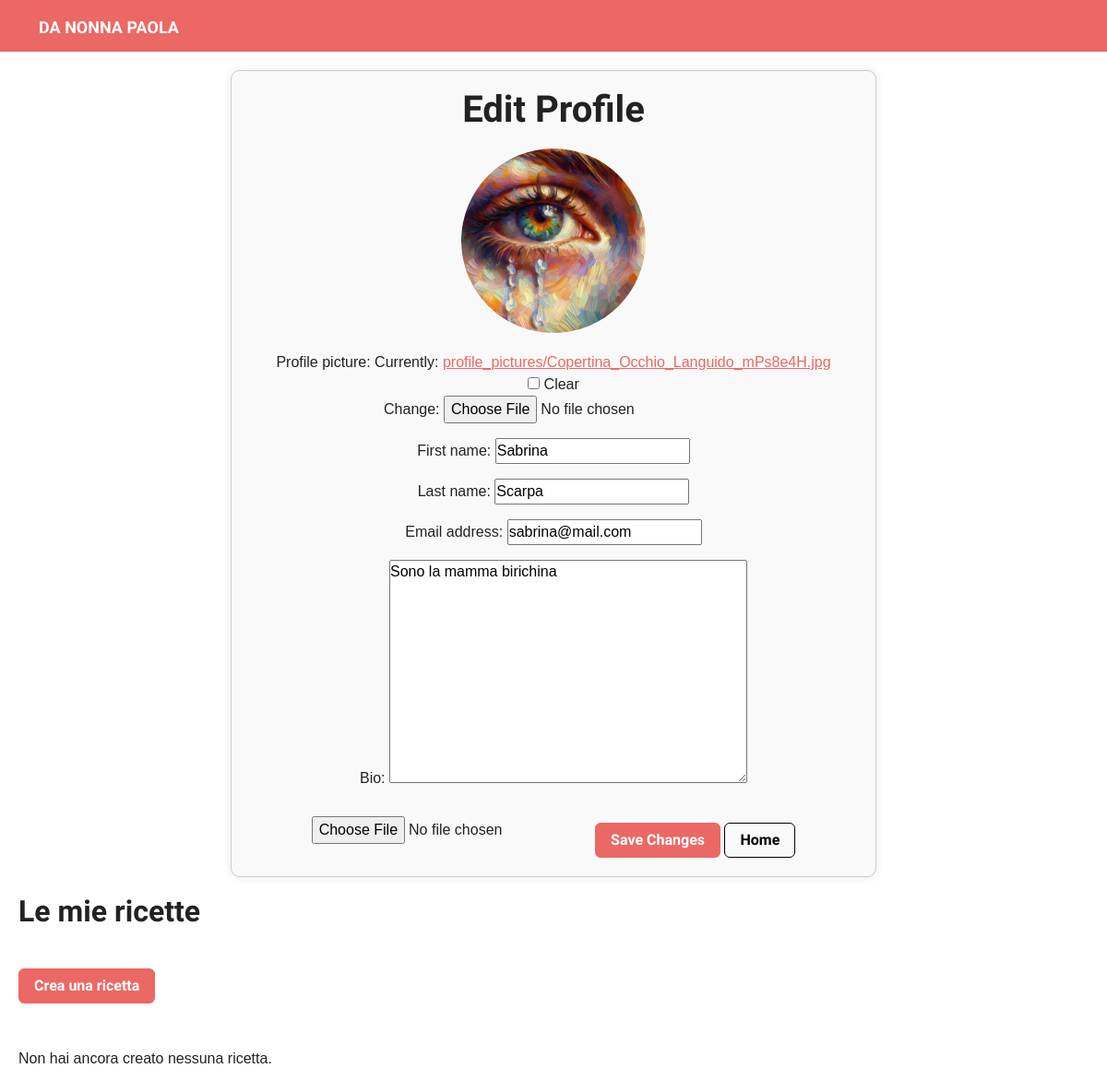
Page /my-profile (signed in) on the earlier database version.
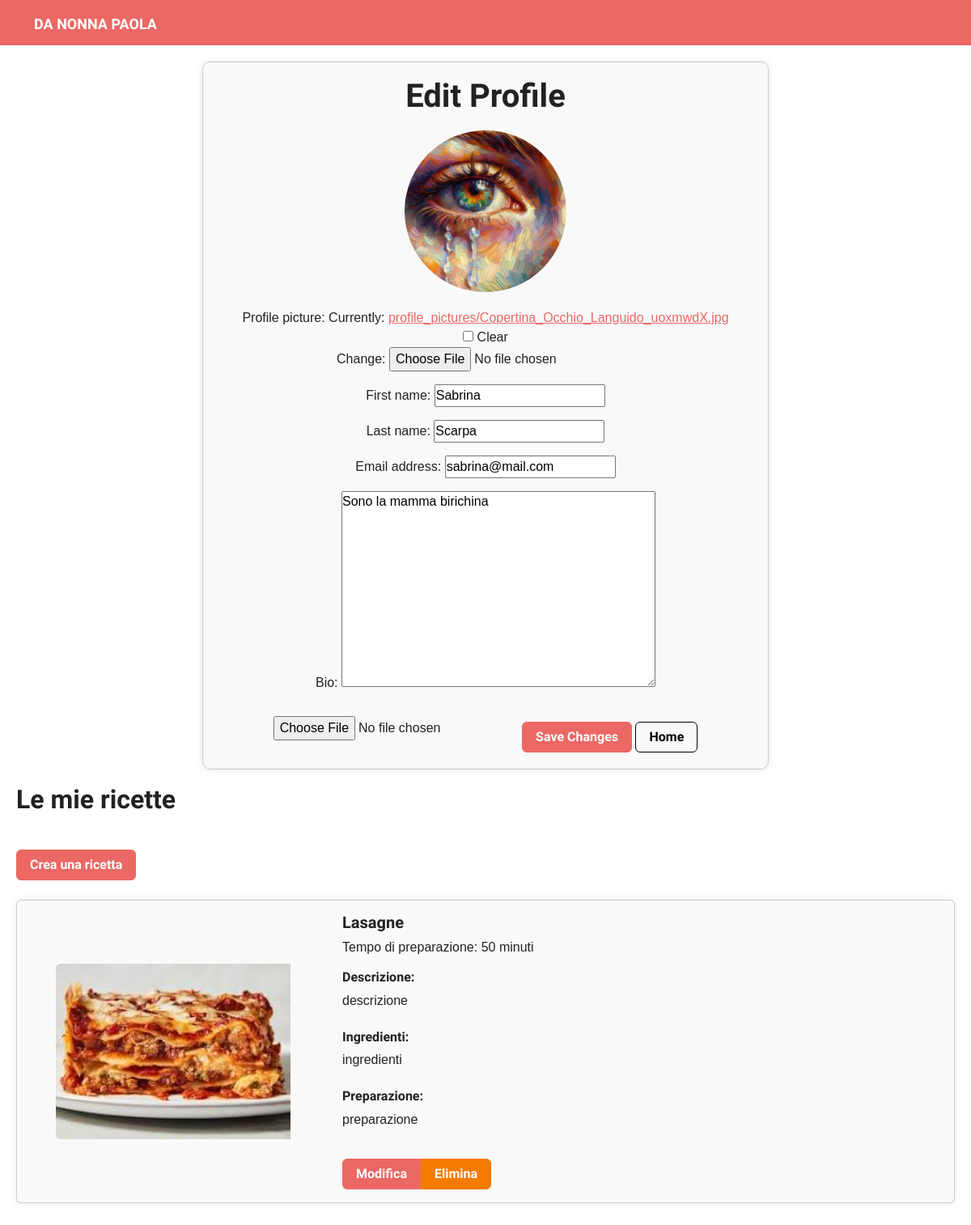
Same page on the later database version.
### pages/models.py (models this page shows, shortened)
class CustomUser(AbstractUser):
    bio = models.TextField(blank=True, null=True)
    profile_picture = models.ImageField(upload_to='profile_pictures/', blank=True, null=True)

class Recipe(models.Model):
    user = models.ForeignKey(settings.AUTH_USER_MODEL, related_name='recipes_created', on_delete=models.CASCADE)
    title = models.CharField(max_length=200)
    slug = models.SlugField(max_length=200, blank=True)
    image = models.ImageField(upload_to='recipes/%Y/%m/%d')
    description = models.TextField("Description")
    ingredients = models.TextField("Ingredients")
    preparation = models.TextField("Preparation")
    preparation_time = models.IntegerField("Preparation Time (minutes)", default=0)
    created = models.DateField(auto_now_add=True, db_index=True)

### pages/views.py (the view)
# urls.py: path("my-profile", views.my_profile, name="my-profile"),
@login_required
def my_profile(request):
    if request.method == 'POST':
        form = UpdateProfileForm(request.POST, request.FILES, instance=request.user)
        if form.is_valid():
            form.save()
            return redirect("my-profile")
    else:
        form = UpdateProfileForm(instance=request.user)
    return render(request, 'pages/my-profile.html', {'form': form})

### pages/forms.py
class UpdateProfileForm(forms.ModelForm):
    class Meta:
        model = CustomUser
        fields = ['profile_picture', 'first_name', 'last_name', 'email', 'bio']
        widgets = {
            'bio': forms.Textarea(attrs={'placeholder': 'Inserisci la tua bio', 'class': 'bio-textarea'}),
        }

### pages/templates/pages/my-profile.html (shortened to what this page needs)
<!DOCTYPE html>
<html lang="en">
<head>
    <link rel="stylesheet" href="https://bootswatch.com/5/journal/bootstrap.min.css">
</head>
<body>
<header>
    <nav class="navbar navbar-expand-lg navbar-dark bg-primary">
        <div class="container">
            <a class="navbar-brand" href="/">DA NONNA PAOLA</a>
        </div>
    </nav>
</header>
<main>
    <div class="profile-page">
        <div class="profile-form">
            <h1>Edit Profile</h1>
            {% load static %}
            {% if request.user.profile_picture %}
                <a href="{{ request.user.profile_picture.url }}" target="_blank">
                    <img id="current-profile-picture" class="profile-picture" src="{{ request.user.profile_picture.url }}" alt="Profile Picture">
                </a>
            {% else %}
                <p>No profile picture uploaded yet.</p>
            {% endif %}
            <form method="POST" autocomplete="off" enctype="multipart/form-data">
                {{ form.as_p }}
                <input id="id_profile_picture" type="file" name="profile_picture">
                <input class="btn btn-primary" type="submit" value="Save Changes">
                <a type="button" class="btn btn-light" href="/">Home</a>
            </form>
        </div>
    </div>
    <div class="recipes-section" style="margin-bottom:30px;">
        <h2 class="mb-4">Le mie ricette</h2>
        <a class="btn btn-primary mb-4" href="{% url 'recipe-creation' %}">Crea una ricetta</a>
        {% if request.user.recipes_created.all %}
            <div class="row row-cols-1 g-4">
                {% for recipe in request.user.recipes_created.all %}
                    <div class="col">
                        <div class="card">
                            <div class="row g-0">
                                <div class="col-md-4" >
                                    <div class="profile-picture-container d-flex justify-content-center align-items-center">
                                        <img src="{{ recipe.image.url }}" class="img-fluid rounded-start recipe-image" alt="{{ recipe.title }}">
                                    </div>
                                </div>
                                <div class="col-md-8">
                                    <div class="card-body">
                                        <h5 class="card-title">{{ recipe.title }}</h5>
                                        <p class="card-text">Tempo di preparazione: {{ recipe.preparation_time }} minuti</p>
                                        <h6>Descrizione:</h6>
                                        <p>{{ recipe.description }}</p>
                                        <h6 class="mt-4">Ingredienti:</h6>
                                        <p>{{ recipe.ingredients }}</p>
                                        <h6 class="mt-4">Preparazione:</h6>
                                        <p>{{ recipe.preparation }}</p>
                                        <div class="btn-group" role="group">
                                            <a class="btn btn-primary" href="{% url 'edit_recipe' recipe.id %}">Modifica</a>
                                            <form method="POST" action="{% url 'delete_recipe' recipe.id %}">
                                                <input class="btn btn-danger" type="submit" value="Elimina" style="border-top-left-radius:0; border-bottom-left-radius:0;">
                                            </form>
                                        </div>
                                    </div>
                                </div>
                            </div>
                        </div>
                    </div>
                {% endfor %}
            </div>
        {% else %}
            <p class="mt-4">Non hai ancora creato nessuna ricetta.</p>
        {% endif %}
    </div>
</main>
</body>
</html>

### pages/templates/pages/my-profile.html (style rules this page uses)
* { margin: 0; padding: 0; box-sizing: border-box; }
html, body { height: 100%; font-family: Arial, sans-serif; }
body { display: flex; flex-direction: column; justify-content: space-between; }
header { width: 100%; }
main { flex: 1; justify-content: center; align-items: center; width: 100%; max-width: 1200px; margin: 0 auto; padding: 0 20px; }
.profile-page { width: 100%; display: flex; justify-content: center; align-items: center; padding: 20px; }
.profile-form { max-width: 700px; width: 100%; padding: 20px 40px; border: 1px solid #ccc; border-radius: 10px; box-shadow: 0 0 10px rgba(0, 0, 0, 0.1); background-color: #f9f9f9; text-align: center; }
.profile-form h1 { margin-bottom: 20px; }
.profile-form .profile-picture { width: 200px; height: 200px; border-radius: 50%; object-fit: cover; margin-bottom: 20px; cursor: pointer; transition: transform 0.3s ease; }
.btn-primary, .btn-danger { margin-top: 20px; }
.btn-light { margin-top: 20px; border: 1px solid black; }
.card { background-color: #f9f9f9; box-shadow: 0 0 10px rgba(0, 0, 0, 0.1); }
.profile-picture-container { height: 100%; display: flex; justify-content: center; margin-top:0px; }
.recipe-image { width: 75%; height: auto; }

Differences in the rows shown:
added Recipe: image (picture), title "Lasagne", preparation_time "50", description "descrizione", ingredients "ingredienti", preparation "preparazione"
Other differences:
text no longer shown: "Profile picture: Currently: profile_pictures/Copertina_Occhio_Languido_mPs8e4H.jpg Clear Change: First name: Last name: Email address: Bio: Non hai ancora creato nessuna ricetta."
text now shown: "Profile picture: Currently: profile_pictures/Copertina_Occhio_Languido_uoxmwdX.jpg Clear Change: First name: Last name: Email address: Bio:"
